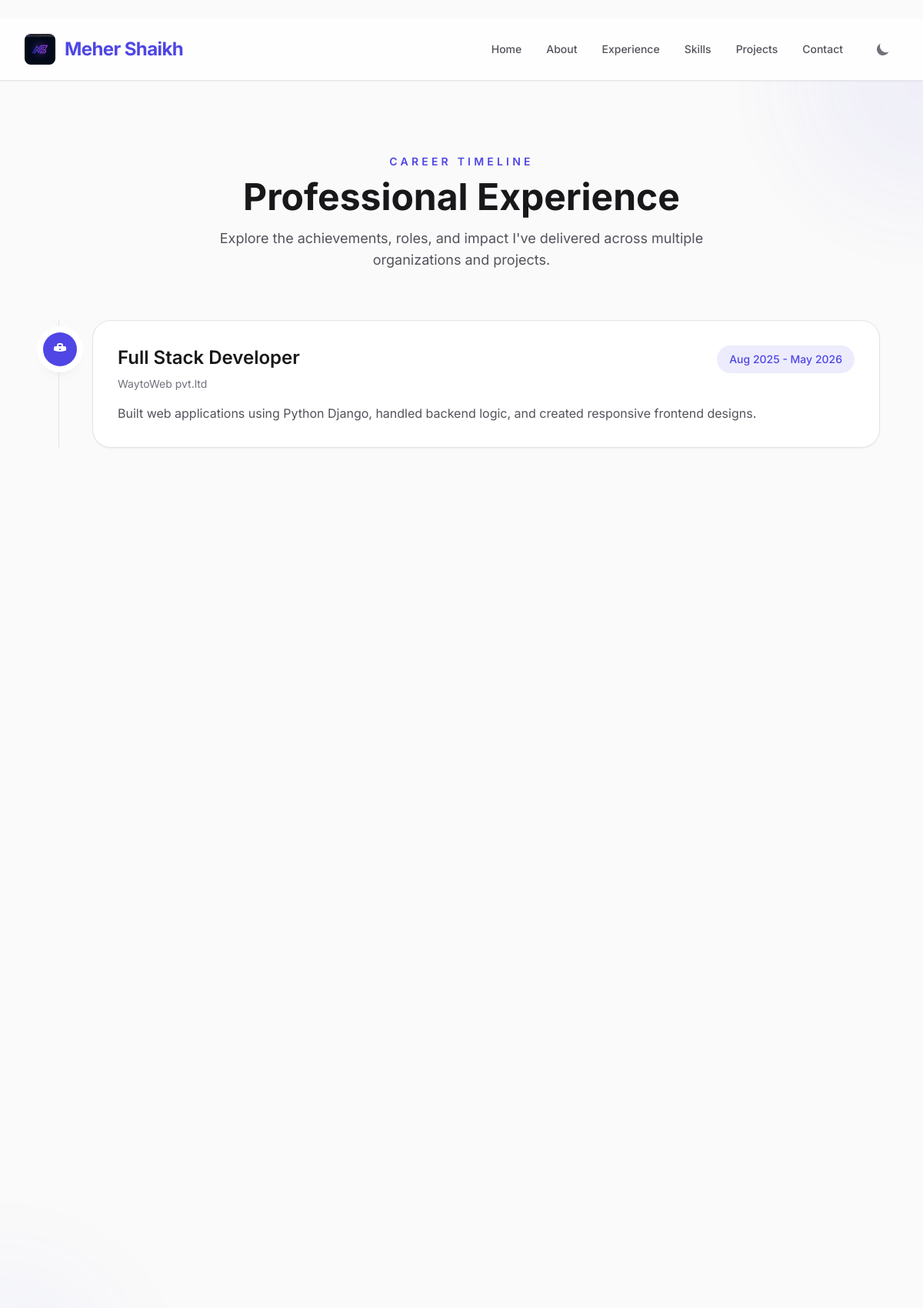
The app's page /experience/ with its own data.
### Portfolio/models.py (models this page shows, shortened)
class Experience(models.Model):
    company = models.CharField(max_length=200)
    role = models.CharField(max_length=200)
    start_date = models.DateField()
    end_date = models.DateField(blank=True, null=True, help_text="Leave blank if current")
    description = models.TextField()
    class Meta:
        ordering = ['-start_date']

### Portfolio/views.py (the view)
# urls.py: path('experience/', views.experience, name='experience'),
def experience(request):
    experiences = Experience.objects.all()
    return render(request, 'experience.html', {'experiences': experiences})

### Templates/experience.html (shortened to what this page needs)
﻿{% extends 'base.html' %}
{% block content %}
<section class="relative min-h-screen bg-zinc-50 dark:bg-darkBg py-24 transition-colors duration-500 overflow-hidden">
    <div class="absolute inset-0 z-0 opacity-30 dark:opacity-20 pointer-events-none">
        <div class="absolute -top-40 -right-40 w-80 h-80 rounded-full bg-primary/20 blur-3xl"></div>
        <div class="absolute -bottom-40 -left-40 w-80 h-80 rounded-full bg-indigo-400/20 blur-3xl"></div>
    </div>
    <div class="relative z-10 max-w-6xl mx-auto px-6 lg:px-8">
        <div class="text-center mb-16" data-aos="fade-up">
            <p class="text-sm uppercase tracking-[0.3em] text-primary dark:text-indigo-400 font-semibold mb-3">Career Timeline</p>
            <h1 class="text-4xl md:text-5xl font-bold text-zinc-900 dark:text-white">Professional Experience</h1>
            <p class="mt-4 max-w-2xl mx-auto text-zinc-600 dark:text-zinc-400 text-base md:text-lg leading-8">Explore the achievements, roles, and impact I've delivered across multiple organizations and projects.</p>
        </div>
        <div class="relative">
            <div class="space-y-10">
                {% for exp in experiences %}
                <div class="relative pl-14 md:pl-16" data-aos="fade-up" data-aos-delay="{{ forloop.counter0|add:1 }}00">
                    <div class="absolute left-0 top-4 w-11 h-11 rounded-full bg-primary text-white flex items-center justify-center shadow-lg ring-8 ring-white dark:ring-zinc-950">
                    </div>
                    <div class="bg-white dark:bg-darkCard border border-zinc-200 dark:border-zinc-800 rounded-3xl p-8 shadow-sm transition-colors">
                        <div class="flex flex-col sm:flex-row sm:items-start sm:justify-between gap-4 sm:gap-6 mb-4">
                            <div>
                                <h2 class="text-2xl font-semibold text-zinc-900 dark:text-white">{{ exp.role }}</h2>
                                <p class="mt-2 text-sm text-zinc-500 dark:text-zinc-400">{{ exp.company }}</p>
                            </div>
                            <span class="inline-flex items-center rounded-full bg-primary/10 text-primary px-4 py-2 text-sm font-medium">{{ exp.start_date|date:"M Y" }} - {% if exp.end_date %}{{ exp.end_date|date:"M Y" }}{% else %}Present{% endif %}</span>
                        </div>
                        <p class="text-zinc-600 dark:text-zinc-300 leading-relaxed text-sm md:text-base">{{ exp.description }}</p>
                    </div>
                </div>
                {% empty %}
                <div class="text-center py-16">
                    <p class="text-zinc-500 dark:text-zinc-400 text-lg">No experience records found yet. Please add your professional history in the admin panel.</p>
                </div>
                {% endfor %}
            </div>
        </div>
    </div>
</section>
{% endblock %}

### Templates/base.html (style rules this page uses)
body { font-family: 'Inter', sans-serif; }
html { scroll-behavior: smooth; }

### records on screen
Experience: role "Full Stack Developer", company "WaytoWeb pvt.ltd", start_date "Aug 2025", end_date "May 2026", description "Built web applications using Python Django, handled backend logic, and created responsive frontend designs."
